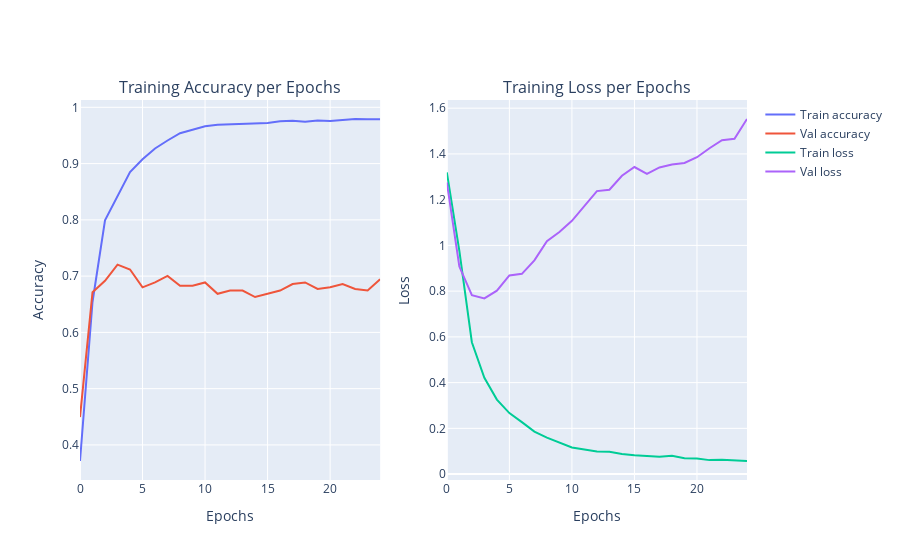

Notebook code cell kept with this figure:
### Markdown cell above
---
##### <a id='toc1_10_5_1_1_'></a>[**>>> Exercise 6 (Take home):**](#toc0_)

Plot the Training and Validation Accuracy and Loss (different plots), just like the images below.(Note: the pictures below are an example from a different model). How to interpret the graphs you got? How are they related to the concept of overfitting/underfitting covered in class?

![pic3.png](./pics/pic3.png)  ![pic4.png](./pics/pic4.png)

### Code cell
# Answer here
import plotly.graph_objects as go
import plotly.subplots as psub
epochs = training_log['epoch']

train_acc = training_log['accuracy']
val_acc = training_log['val_accuracy']

train_loss = training_log['loss']
val_loss = training_log['val_loss']

fig = psub.make_subplots(rows=1, cols=2, subplot_titles=("Training Accuracy per Epochs", "Training Loss per Epochs"))
fig.add_trace(go.Scatter(x=epochs, y=train_acc, mode='lines', name='Train accuracy'),row=1, col=1)   
fig.add_trace(go.Scatter(x=epochs, y=val_acc, mode='lines', name='Val accuracy'),row=1, col=1)   
fig.add_trace(go.Scatter(x=epochs, y=train_loss, mode='lines', name='Train loss'),row=1, col=2)
fig.add_trace(go.Scatter(x=epochs, y=val_loss, mode='lines', name='Val loss'),row=1, col=2)

fig.update_xaxes(title_text="Epochs", row=1, col=1)
fig.update_yaxes(title_text="Accuracy", row=1, col=1)
fig.update_xaxes(title_text="Epochs", row=1, col=2)
fig.update_yaxes(title_text="Loss", row=1, col=2)

fig.show()

### Figure 1 — Plotly figure (JSON) as saved in the notebook; plotly's stock layout.template omitted (floating-point values rounded to 4 significant figures)
{"data": [{"mode": "lines", "name": "Train accuracy", "type": "scatter", "x": [0, 1, 2, 3, 4, 5, 6, 7, 8, 9, 10, 11, 12, 13, 14, 15, 16, 17, 18, 19, 20, 21, 22, 23, 24], "xaxis": "x", "y": [0.3714, 0.654, 0.7991, 0.8422, 0.8849, 0.9076, 0.9269, 0.941, 0.9541, 0.9601, 0.9662, 0.969, 0.9698, 0.9712, 0.972, 0.9723, 0.9754, 0.9759, 0.9745, 0.9765, 0.9756, 0.9773, 0.9792, 0.9787, 0.979], "yaxis": "y"}, {"mode": "lines", "name": "Val accuracy", "type": "scatter", "x": [0, 1, 2, 3, 4, 5, 6, 7, 8, 9, 10, 11, 12, 13, 14, 15, 16, 17, 18, 19, 20, 21, 22, 23, 24], "xaxis": "x", "y": [0.4496, 0.6715, 0.6916, 0.7205, 0.7118, 0.6801, 0.6888, 0.7003, 0.683, 0.683, 0.6888, 0.6686, 0.6744, 0.6744, 0.6628, 0.6686, 0.6744, 0.6859, 0.6888, 0.6772, 0.6801, 0.6859, 0.6772, 0.6744, 0.6945], "yaxis": "y"}, {"mode": "lines", "name": "Train loss", "type": "scatter", "x": [0, 1, 2, 3, 4, 5, 6, 7, 8, 9, 10, 11, 12, 13, 14, 15, 16, 17, 18, 19, 20, 21, 22, 23, 24], "xaxis": "x2", "y": [1.32, 0.9761, 0.5767, 0.4212, 0.3259, 0.2668, 0.227, 0.1858, 0.1596, 0.1377, 0.1163, 0.1077, 0.09921, 0.09736, 0.08774, 0.08205, 0.07745, 0.07566, 0.07992, 0.06942, 0.06817, 0.06113, 0.06287, 0.05884, 0.0573], "yaxis": "y2"}, {"mode": "lines", "name": "Val loss", "type": "scatter", "x": [0, 1, 2, 3, 4, 5, 6, 7, 8, 9, 10, 11, 12, 13, 14, 15, 16, 17, 18, 19, 20, 21, 22, 23, 24], "xaxis": "x2", "y": [1.275, 0.9074, 0.7826, 0.7683, 0.8019, 0.8684, 0.8755, 0.9347, 1.018, 1.059, 1.108, 1.173, 1.237, 1.244, 1.304, 1.343, 1.313, 1.341, 1.353, 1.36, 1.386, 1.425, 1.46, 1.466, 1.553], "yaxis": "y2"}], "layout": {"annotations": [{"font": {"size": 16}, "showarrow": false, "text": "Training Accuracy per Epochs", "x": 0.225, "xanchor": "center", "xref": "paper", "y": 1, "yanchor": "bottom", "yref": "paper"}, {"font": {"size": 16}, "showarrow": false, "text": "Training Loss per Epochs", "x": 0.775, "xanchor": "center", "xref": "paper", "y": 1, "yanchor": "bottom", "yref": "paper"}], "xaxis": {"anchor": "y", "domain": [0, 0.45], "title": {"text": "Epochs"}}, "xaxis2": {"anchor": "y2", "domain": [0.55, 1], "title": {"text": "Epochs"}}, "yaxis": {"anchor": "x", "domain": [0, 1], "title": {"text": "Accuracy"}}, "yaxis2": {"anchor": "x2", "domain": [0, 1], "title": {"text": "Loss"}}}}
